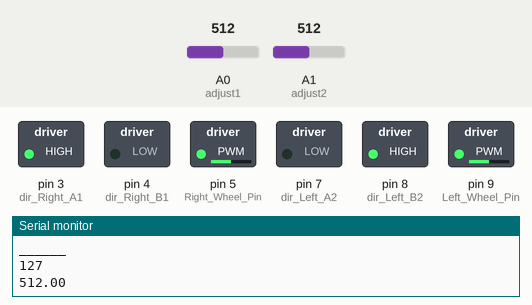
Recording of a sketch running on a simulated Arduino Uno, built with avr-gcc and run on an emulated ATmega328P. Shown: switched loads named in the sketch (green lamp = pin HIGH), the last lines printed to the serial monitor. The test bench sets the inputs (shaded band); at power-on: A1 (adjust2) = 512, A0 (adjust1) = 512.

Above: at 1.2 s.
1.3 s: A1 (adjust2) set to 306
At 1.9 s:
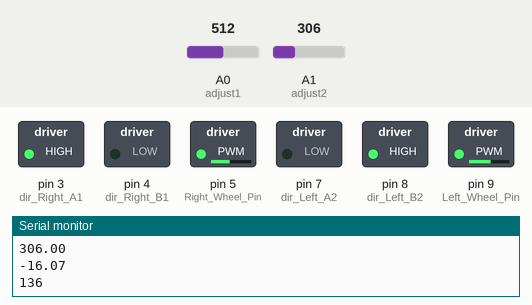
2.8 s: A0 (adjust1) set to 47
At 3.1 s:
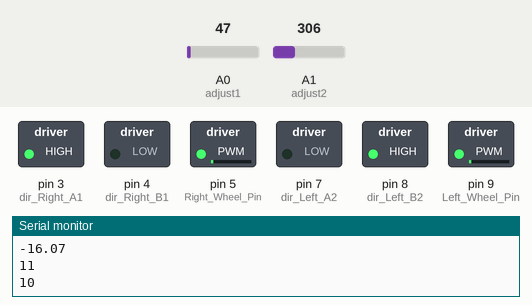
4.3 s: A0 (adjust1) set to 44
At 5.4 s:
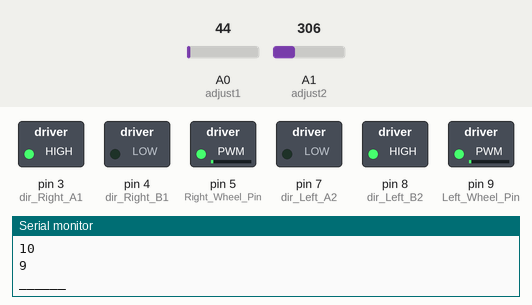
5.8 s: A0 (adjust1) set to 0
At 6.2 s:
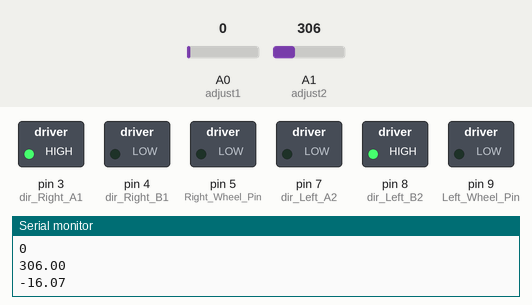
7.3 s: A0 (adjust1) set to 716
At 7.8 s:
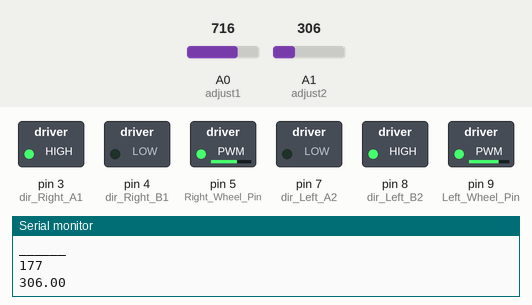
8.8 s: A1 (adjust2) set to 122
At 10.1 s:
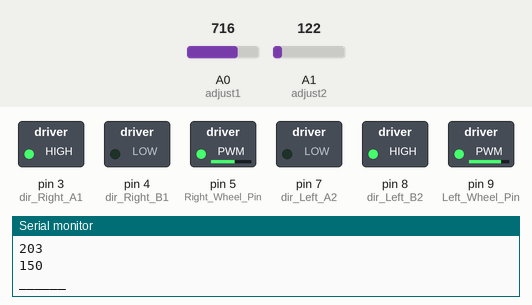
Timing chart, 0 to 11.3 s (numbered marks = the images above; inputs shaded):
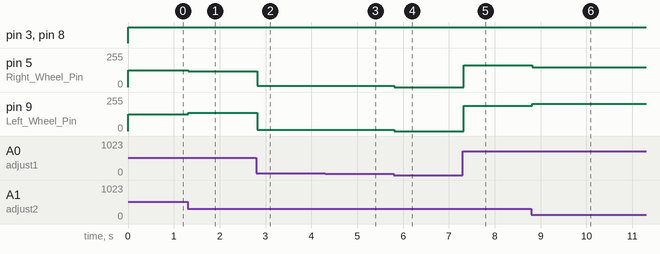

The sketch:

arduino_dcmotor_vehicle.ino
```cpp
#define adjust1 A0
#define adjust2 A1

//Right Motor
int dir_Right_A1 = 3;// Direction/Break command pin 3.
int dir_Right_B1 = 4;// Direction/Break command pin 4.
int Right_Wheel_Pin = 5;// PWM Output on pin 5

//Left Motor
int dir_Left_A2 = 7;// Direction/Break command pin 7.
int dir_Left_B2 = 8;// Direction/Break command pin 8.
int Left_Wheel_Pin = 9;// PWM Output on pin 9.

int brakePin = 13,//brake pinout
    brake = 0,//digital value 0 or 1
    throttle = 0,//throttle var
    sentido = 0,//ligar chave para selecionar frente/tras
    VInner = 0,//inner wheel velocity
    VOuter = 0;//outer wheel velocity

float B = 65,//distance between wheels vertically
      L = 128,//distance between wheels horizontally
      adc1 = 0,//storing var for potentiometer value
      adc2 = 0,//storing var for potentiometer value
      minAdc2 = 0,//potentiometer max value
      midpointAdc2 = 512,//potentiometer mid value
      maxAdc2 = 1023,//potentiometer max value
      minSteering = -40,
      maxSteering = 40,
      angle = 0,
      pi = 3.141592;

//FUNCTIONS
void forward() {
  digitalWrite (dir_Right_A1, HIGH);//FORWARD right wheel
  digitalWrite (dir_Right_B1, LOW);//FORWARD right wheel
  digitalWrite (dir_Left_A2, LOW);//FORWARD left wheel
  digitalWrite (dir_Left_B2, HIGH);//FORWARD left wheel

  if(angle < -10) {//left
    analogWrite(Left_Wheel_Pin, VInner);
    analogWrite(Right_Wheel_Pin, VOuter);
  } else if(angle > 10) {//right
    analogWrite(Left_Wheel_Pin, VOuter);
    analogWrite(Right_Wheel_Pin, VInner);
  } else if(angle >= -10 && angle <= 10) {//forward
    analogWrite(Left_Wheel_Pin, throttle);
    analogWrite(Right_Wheel_Pin, throttle);
  }
}


void backward() {
  digitalWrite (dir_Right_A1, LOW);//FORWARD right wheel
  digitalWrite (dir_Right_B1, HIGH);//FORWARD right wheel
  digitalWrite (dir_Left_A2, HIGH);//FORWARD left wheel
  digitalWrite (dir_Left_B2, LOW);//FORWARD left wheel

  if(angle < -10) {//left
    analogWrite(Left_Wheel_Pin, VInner);
    analogWrite(Right_Wheel_Pin, VOuter);
  } else if(angle > 10) {//right
    analogWrite(Left_Wheel_Pin, VOuter);
    analogWrite(Right_Wheel_Pin, VInner);
  } else if(angle >= -10 && angle <= 10) {//forward
    analogWrite(Left_Wheel_Pin, throttle);
    analogWrite(Right_Wheel_Pin, throttle);
  }
}


void parar() {
  digitalWrite (dir_Right_A1, LOW);//Break right wheel
  digitalWrite (dir_Right_B1, LOW);//Break right wheel
  digitalWrite (dir_Left_A2, LOW);//Break left wheel
  digitalWrite (dir_Left_B2, LOW);//Break left wheel
}

void setup() {
  Serial.begin(9600);
  pinMode(adjust1, INPUT);
  pinMode(adjust2, INPUT);
  pinMode(brakePin, INPUT);
  pinMode(dir_Left_A2, OUTPUT);
  pinMode(dir_Left_B2, OUTPUT);
  pinMode(Left_Wheel_Pin, OUTPUT);
  pinMode(dir_Right_A1, OUTPUT);
  pinMode(dir_Right_B1, OUTPUT);
  pinMode(Right_Wheel_Pin, OUTPUT);
}

void loop() {
  while(brake != 1) {
    adc1 = analogRead(adjust1);
    adc2 = analogRead(adjust2);//pontentiometer for steering (0 <---> 1024)
    throttle = map(adc1, 0, 1023, 0, 254);//throttle

    angle = -maxSteering+((maxSteering-minSteering)*adc2/maxAdc2);//between (-40 <---> 40)
    VInner = throttle*(1-(B*tan(angle*(pi/180))/(2*L)));
    VOuter = throttle*(1+(B*tan(angle*(pi/180))/(2*L)));

    if(sentido == 0) {
      forward();
    } else if(sentido == 1){
      backward();
    }

    //brake = digitalRead(brakePin); reading case brake isnt pressed

    Serial.println(throttle);
    Serial.println(adc2);
    Serial.println(angle);
    Serial.println(VInner);
    Serial.println(VOuter);
    Serial.println("______");
  }

  parar();
  //brake = digitalRead(brakePin); reading case brake is pressed

  Serial.println(throttle);
  Serial.println(adc2);
  Serial.println(angle);
  Serial.println(VInner);
  Serial.println(VOuter);
  Serial.println("______");
}
```

Measured:
- after the input at 1.3 s, pin 5 (Right_Wheel_Pin): 127/255 → 117/255 at once; pin 9 (Left_Wheel_Pin): 127/255 → 136/255 at once
- after the input at 2.8 s, pin 5 (Right_Wheel_Pin): 117/255 → 10/255 at once; pin 9 (Left_Wheel_Pin): 136/255 → 11/255 at once
- after the input at 4.3 s, pin 5 (Right_Wheel_Pin): 10/255 → 9/255 at once; pin 9 (Left_Wheel_Pin): 11/255 → 10/255 at once
- after the input at 5.8 s, pin 5 (Right_Wheel_Pin): 9/255 → 0/255 at once; pin 9 (Left_Wheel_Pin): 10/255 → 0/255 at once
- after the input at 7.3 s, pin 5 (Right_Wheel_Pin): 0/255 → 164/255 at once; pin 9 (Left_Wheel_Pin): 0/255 → 189/255 at once
- after the input at 8.8 s, pin 5 (Right_Wheel_Pin): 164/255 → 150/255 at once; pin 9 (Left_Wheel_Pin): 189/255 → 203/255 at once
